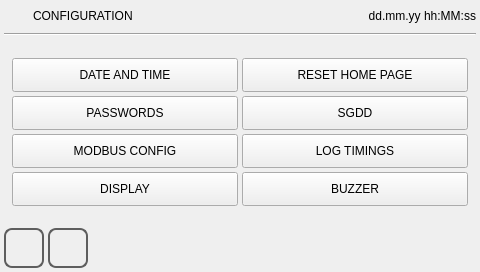
<?xml version="1.0" encoding="UTF-8"?>
<ui version="4.0">
 <class>option</class>
 <widget class="QWidget" name="option">
  <property name="geometry">
   <rect>
    <x>0</x>
    <y>0</y>
    <width>480</width>
    <height>272</height>
   </rect>
  </property>
  <property name="minimumSize">
   <size>
    <width>0</width>
    <height>0</height>
   </size>
  </property>
  <property name="maximumSize">
   <size>
    <width>16777215</width>
    <height>16777215</height>
   </size>
  </property>
  <property name="windowTitle">
   <string>option</string>
  </property>
  <property name="styleSheet">
   <string notr="true">QPushButton
{
	font: 20pt &quot;Ubuntu&quot;;
}</string>
  </property>
  <layout class="QVBoxLayout" name="verticalLayout">
   <property name="spacing">
    <number>4</number>
   </property>
   <property name="margin">
    <number>4</number>
   </property>
   <item>
    <layout class="QHBoxLayout" name="horizontalLayout">
     <property name="sizeConstraint">
      <enum>QLayout::SetMinimumSize</enum>
     </property>
     <item>
      <widget class="QLabel" name="labelIcon">
       <property name="minimumSize">
        <size>
         <width>25</width>
         <height>25</height>
        </size>
       </property>
       <property name="maximumSize">
        <size>
         <width>25</width>
         <height>25</height>
        </size>
       </property>
       <property name="focusPolicy">
        <enum>Qt::NoFocus</enum>
       </property>
       <property name="styleSheet">
        <string notr="true">border-image: url(:/systemicons/img/Pinion.png);</string>
       </property>
       <property name="text">
        <string/>
       </property>
      </widget>
     </item>
     <item>
      <widget class="QLabel" name="labelTitle">
       <property name="sizePolicy">
        <sizepolicy hsizetype="Preferred" vsizetype="Fixed">
         <horstretch>0</horstretch>
         <verstretch>0</verstretch>
        </sizepolicy>
       </property>
       <property name="focusPolicy">
        <enum>Qt::NoFocus</enum>
       </property>
       <property name="text">
        <string>CONFIGURATION</string>
       </property>
      </widget>
     </item>
     <item>
      <widget class="QLabel" name="labelUserName">
       <property name="text">
        <string/>
       </property>
      </widget>
     </item>
     <item>
      <widget class="QLabel" name="labelDataOra">
       <property name="sizePolicy">
        <sizepolicy hsizetype="Preferred" vsizetype="Fixed">
         <horstretch>0</horstretch>
         <verstretch>0</verstretch>
        </sizepolicy>
       </property>
       <property name="focusPolicy">
        <enum>Qt::NoFocus</enum>
       </property>
       <property name="text">
        <string>dd.mm.yy hh:MM:ss</string>
       </property>
       <property name="alignment">
        <set>Qt::AlignRight|Qt::AlignTrailing|Qt::AlignVCenter</set>
       </property>
      </widget>
     </item>
    </layout>
   </item>
   <item>
    <widget class="Line" name="line">
     <property name="focusPolicy">
      <enum>Qt::NoFocus</enum>
     </property>
     <property name="orientation">
      <enum>Qt::Horizontal</enum>
     </property>
    </widget>
   </item>
   <item>
    <spacer name="verticalSpacer">
     <property name="focusPolicy">
      <enum>Qt::NoFocus</enum>
     </property>
     <property name="orientation">
      <enum>Qt::Vertical</enum>
     </property>
     <property name="sizeHint" stdset="0">
      <size>
       <width>20</width>
       <height>40</height>
      </size>
     </property>
    </spacer>
   </item>
   <item>
    <layout class="QGridLayout" name="gridLayout">
     <property name="leftMargin">
      <number>8</number>
     </property>
     <property name="rightMargin">
      <number>8</number>
     </property>
     <item row="3" column="1">
      <widget class="QPushButton" name="pushButtonBuzzerSettings">
       <property name="enabled">
        <bool>true</bool>
       </property>
       <property name="minimumSize">
        <size>
         <width>0</width>
         <height>34</height>
        </size>
       </property>
       <property name="maximumSize">
        <size>
         <width>16777215</width>
         <height>34</height>
        </size>
       </property>
       <property name="text">
        <string>BUZZER</string>
       </property>
      </widget>
     </item>
     <item row="0" column="0">
      <widget class="QPushButton" name="pushButtonDateAndTime">
       <property name="minimumSize">
        <size>
         <width>0</width>
         <height>34</height>
        </size>
       </property>
       <property name="maximumSize">
        <size>
         <width>16777215</width>
         <height>34</height>
        </size>
       </property>
       <property name="focusPolicy">
        <enum>Qt::NoFocus</enum>
       </property>
       <property name="text">
        <string>DATE AND TIME</string>
       </property>
      </widget>
     </item>
     <item row="0" column="1">
      <widget class="QPushButton" name="pushButtonHomePage">
       <property name="minimumSize">
        <size>
         <width>0</width>
         <height>34</height>
        </size>
       </property>
       <property name="maximumSize">
        <size>
         <width>16777215</width>
         <height>34</height>
        </size>
       </property>
       <property name="focusPolicy">
        <enum>Qt::NoFocus</enum>
       </property>
       <property name="text">
        <string>RESET HOME PAGE</string>
       </property>
      </widget>
     </item>
     <item row="1" column="0">
      <widget class="QPushButton" name="pushButtonPasswords">
       <property name="minimumSize">
        <size>
         <width>0</width>
         <height>34</height>
        </size>
       </property>
       <property name="maximumSize">
        <size>
         <width>16777215</width>
         <height>34</height>
        </size>
       </property>
       <property name="focusPolicy">
        <enum>Qt::NoFocus</enum>
       </property>
       <property name="text">
        <string>PASSWORDS</string>
       </property>
      </widget>
     </item>
     <item row="2" column="0">
      <widget class="QPushButton" name="pushButtonModbus">
       <property name="minimumSize">
        <size>
         <width>0</width>
         <height>34</height>
        </size>
       </property>
       <property name="maximumSize">
        <size>
         <width>16777215</width>
         <height>34</height>
        </size>
       </property>
       <property name="focusPolicy">
        <enum>Qt::NoFocus</enum>
       </property>
       <property name="text">
        <string>MODBUS CONFIG</string>
       </property>
      </widget>
     </item>
     <item row="1" column="1">
      <widget class="QPushButton" name="pushButtonErrorsStrategy">
       <property name="minimumSize">
        <size>
         <width>0</width>
         <height>34</height>
        </size>
       </property>
       <property name="maximumSize">
        <size>
         <width>16777215</width>
         <height>34</height>
        </size>
       </property>
       <property name="focusPolicy">
        <enum>Qt::NoFocus</enum>
       </property>
       <property name="text">
        <string>SGDD</string>
       </property>
      </widget>
     </item>
     <item row="2" column="1">
      <widget class="QPushButton" name="pushButtonDatalog">
       <property name="sizePolicy">
        <sizepolicy hsizetype="Minimum" vsizetype="Fixed">
         <horstretch>0</horstretch>
         <verstretch>40</verstretch>
        </sizepolicy>
       </property>
       <property name="minimumSize">
        <size>
         <width>0</width>
         <height>34</height>
        </size>
       </property>
       <property name="maximumSize">
        <size>
         <width>16777215</width>
         <height>34</height>
        </size>
       </property>
       <property name="focusPolicy">
        <enum>Qt::NoFocus</enum>
       </property>
       <property name="text">
        <string>LOG TIMINGS</string>
       </property>
      </widget>
     </item>
     <item row="3" column="0">
      <widget class="QPushButton" name="pushButtonDisplaySettings">
       <property name="minimumSize">
        <size>
         <width>0</width>
         <height>34</height>
        </size>
       </property>
       <property name="maximumSize">
        <size>
         <width>16777215</width>
         <height>34</height>
        </size>
       </property>
       <property name="text">
        <string>DISPLAY</string>
       </property>
      </widget>
     </item>
    </layout>
   </item>
   <item>
    <spacer name="verticalSpacer_2">
     <property name="focusPolicy">
      <enum>Qt::NoFocus</enum>
     </property>
     <property name="orientation">
      <enum>Qt::Vertical</enum>
     </property>
     <property name="sizeHint" stdset="0">
      <size>
       <width>20</width>
       <height>40</height>
      </size>
     </property>
    </spacer>
   </item>
   <item>
    <layout class="QHBoxLayout" name="horizontalLayout_2">
     <item>
      <widget class="QPushButton" name="pushButtonHome">
       <property name="sizePolicy">
        <sizepolicy hsizetype="Minimum" vsizetype="Fixed">
         <horstretch>60</horstretch>
         <verstretch>60</verstretch>
        </sizepolicy>
       </property>
       <property name="minimumSize">
        <size>
         <width>40</width>
         <height>40</height>
        </size>
       </property>
       <property name="maximumSize">
        <size>
         <width>40</width>
         <height>40</height>
        </size>
       </property>
       <property name="focusPolicy">
        <enum>Qt::NoFocus</enum>
       </property>
       <property name="styleSheet">
        <string notr="true">QPushButton
{
border: 2px solid  rgb(94, 94, 94);
border-radius: 8px;
qproperty-icon: url(:/systemicons/img/Home.png);
qproperty-iconSize: 24px 24px;
qproperty-focusPolicy: NoFocus;
}
QPushButton:pressed
{
border: 2px solid  rgb(194, 194, 194);
background-color:  rgb(255, 255, 127);
}
QPushButton:disabled
{
border: 2px solid  rgb(194, 194, 194);
}
</string>
       </property>
       <property name="text">
        <string/>
       </property>
      </widget>
     </item>
     <item>
      <widget class="QPushButton" name="pushButtonBack">
       <property name="sizePolicy">
        <sizepolicy hsizetype="Minimum" vsizetype="Fixed">
         <horstretch>60</horstretch>
         <verstretch>60</verstretch>
        </sizepolicy>
       </property>
       <property name="minimumSize">
        <size>
         <width>40</width>
         <height>40</height>
        </size>
       </property>
       <property name="maximumSize">
        <size>
         <width>40</width>
         <height>40</height>
        </size>
       </property>
       <property name="focusPolicy">
        <enum>Qt::NoFocus</enum>
       </property>
       <property name="styleSheet">
        <string notr="true">QPushButton
{
border: 2px solid  rgb(94, 94, 94);
border-radius: 8px;
qproperty-icon: url(:/systemicons/img/Go_back.png);
qproperty-iconSize: 24px 24px;
qproperty-focusPolicy: NoFocus;
}
QPushButton:pressed
{
border: 2px solid  rgb(194, 194, 194);
background-color:  rgb(255, 255, 127);
}
QPushButton:disabled
{
border: 2px solid  rgb(194, 194, 194);
}
</string>
       </property>
       <property name="text">
        <string/>
       </property>
      </widget>
     </item>
     <item>
      <spacer name="horizontalSpacer">
       <property name="focusPolicy">
        <enum>Qt::NoFocus</enum>
       </property>
       <property name="orientation">
        <enum>Qt::Horizontal</enum>
       </property>
       <property name="sizeHint" stdset="0">
        <size>
         <width>40</width>
         <height>20</height>
        </size>
       </property>
      </spacer>
     </item>
    </layout>
   </item>
  </layout>
 </widget>
 <resources/>
 <connections/>
</ui>
